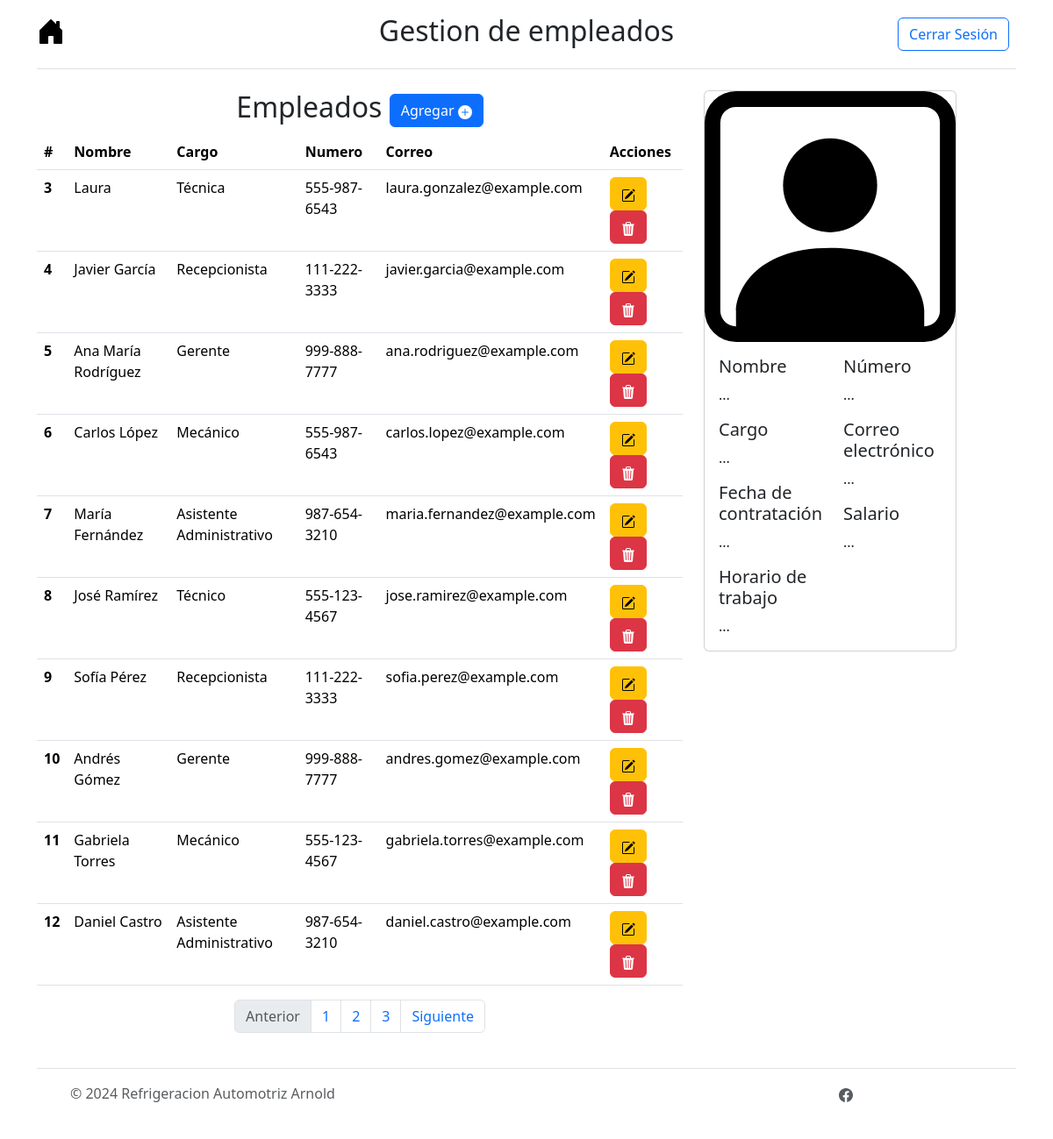
The app's page /menu/empleados/page (signed in), older data.
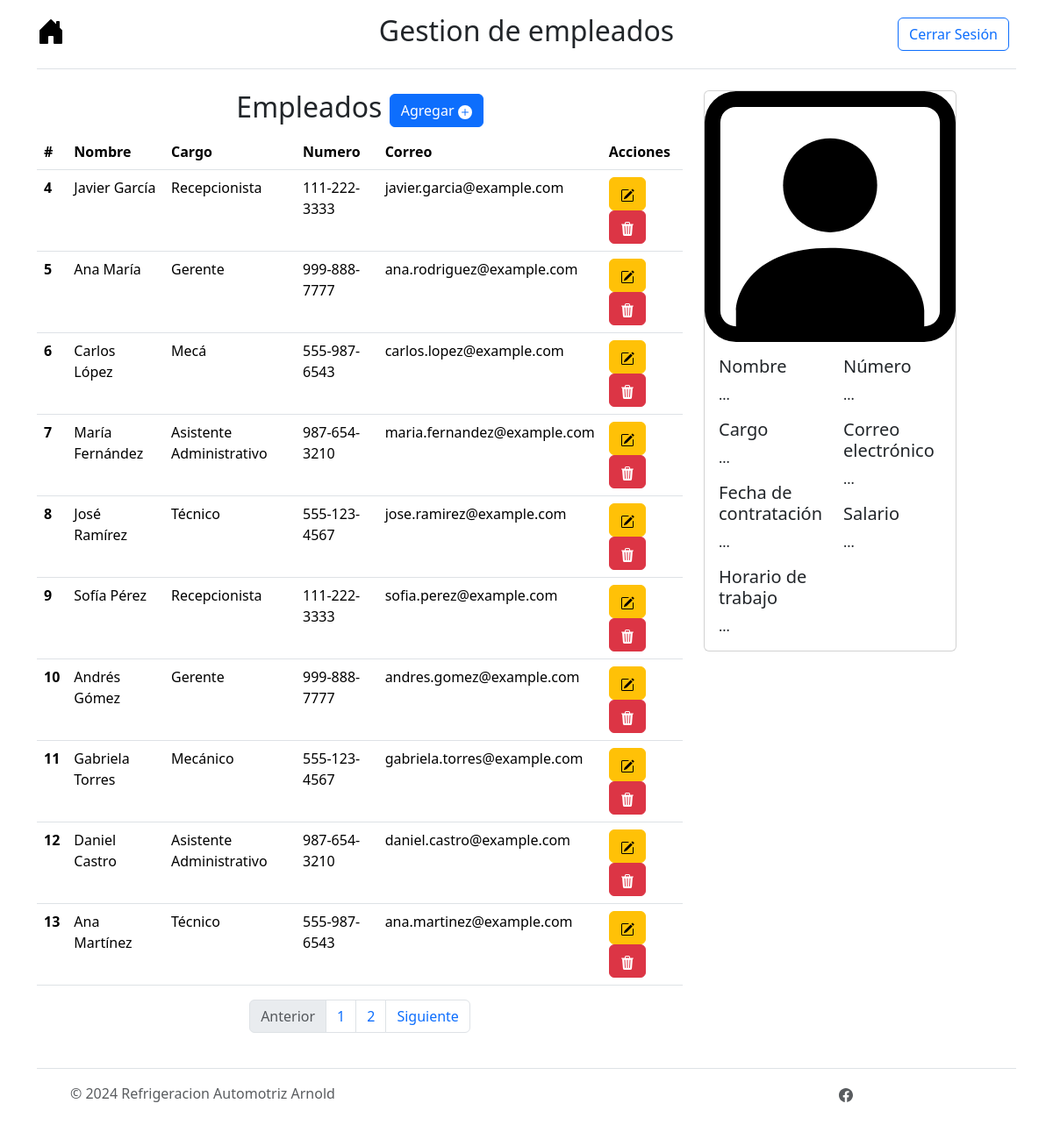
The same page, newer data.
### tables this page shows
CREATE TABLE empleados (id_empleado INTEGER PRIMARY KEY UNIQUE NOT NULL, nombre_completo VARCHAR (100) NOT NULL, cargo VARCHAR (50), fecha_contratacion DATE, activo INTEGER (1) NOT NULL, horario_trabajo VARCHAR (100), numero_contacto VARCHAR (20), correo_electronico VARCHAR (100), salario DECIMAL (10, 2));

### controller/empleado_controller.py (the view)
@app.route("/menu/empleados")
@app.route("/menu/empleados/page")
@app.route("/menu/empleados/page/<int:page>")
@login_required
def menu_empleados(page=1):
    rows = select_empleados_db(page)
    return render_template('menu_empleados.html', empleados=rows)

### controller/login_controller.py (called while the page is built)
@login_manager.user_loader
def load_user(user_id):
    return db.get_or_404(Users, user_id)

### model/empleado_model.py (called while the page is built)
def select_empleados_db(page):
    limit=10
    start = limit * (page - 1)
    activo = 1
    try:
        conn = sqlite3.connect("instance/arnold_autorefrigeraciones.db")
        c = conn.cursor()
        c.execute("SELECT * FROM empleados WHERE activo = ? LIMIT ?, ?", (activo, start, limit))
        rows = c.fetchall()
        c.execute("SELECT count(id_empleado) FROM empleados WHERE activo = ?", (activo, ))
        empleadosCount = c.fetchall()[0][0]
        total_pages = ceil(empleadosCount / limit)
        conn.close()
        return [rows, total_pages]
    except sqlite3.Error as e:
        print("Error:", e)
        return None

### templates/menu_empleados.html (shortened to what this page needs)
{% extends 'base.html' %}
{% block styling %}
  {{ super() }}
{% endblock %}
{% block nombre_menu %}Gestion de empleados{% endblock%}
{% block content %}
<div class="container parent">
  <div class="row">
    <div class="col-lg-8 col-sm-12 col-10 child">
    <h2 class="text-center">Empleados
      <button type="button" class="btn btn-primary" data-bs-toggle="modal" data-bs-target="#ModalCreateEmpleado">
        Agregar
        <svg xmlns="http://www.w3.org/2000/svg" width="16" height="16" fill="currentColor" class="bi bi-plus-circle-fill" viewBox="0 0 16 16">
          <path d="M16 8A8 8 0 1 1 0 8a8 8 0 0 1 16 0M8.5 4.5a.5.5 0 0 0-1 0v3h-3a.5.5 0 0 0 0 1h3v3a.5.5 0 0 0 1 0v-3h3a.5.5 0 0 0 0-1h-3z"/>
        </svg>
      </button>
    </h2>
    <div class="table-responsive">
      <table class="table table-hover" id="tabla_empleados">
        <thead class="thead-dark">
          <tr>
            <th scope="col">#</th>
            <th scope="col">Nombre</th>
            <th scope="col">Cargo</th>
            <th scope="col">Numero</th>
            <th scope="col">Correo</th>
            <th scope="col">Acciones</th>
          </tr>
        </thead>
        <tbody>
          {% for empleado in empleados[0] %}
            <tr>
              <th scope="row">{{ empleado[0] }}</th>
              <td>{{ empleado[1] }}</td>
              <td>{{ empleado[2] }}</td>
              <td>{{ empleado[6] }}</td>
              <td>{{ empleado[7] }}</td>
              <td>
                <button type="button" class="btn btn-warning" data-bs-toggle="modal" data-bs-target="#modal_update{{empleado[0]}}">
                </button>
                <button type="button" class="btn btn-danger" data-bs-toggle="modal" data-bs-target="#modal_delete{{empleado[0]}}">
                </button>
              </td>
            </tr>
          {% endfor %}
          </tbody>
        </table>
      </div>
      <nav aria-label="Page navigation example">
        <ul class="pagination justify-content-center">
          <li class="page-item disabled">
            <a class="page-link">Anterior</a>
          </li>
          {% for i in range(empleados[1]) %}
            <li class="page-item"><a class="page-link" href="{{url_for('menu_empleados', page=i+1)}}">{{i+1}}</a></li>
          {% endfor %}
          <li class="page-item">
            <a class="page-link" href="#">Siguiente</a>
          </li>
        </ul>
      </nav>
    </div>
    <div class="col-lg-4 col-sm-6 col-10 child">
      <div class="card" style="width: 18rem;" id="details_card">
        <img src="/static/icons/person-square.svg" class="card-img-top" alt="...">
        <div class="card-body">
          <div class="row">
            <div class="col">
              <h5 class="card-title">Nombre</h5>
              <p class="card-text">...</p>
              <h5 class="card-title">Cargo</h5>
              <p class="card-text">...</p>
              <h5 class="card-title">Fecha de contratación</h5>
              <p class="card-text">...</p>
              <h5 class="card-title">Horario de trabajo</h5>
              <p class="card-text">...</p>
            </div>
              <div class="col">
              <h5 class="card-title">Número</h5>
              <p class="card-text">...</p>
              <h5 class="card-title">Correo electrónico</h5>
              <p class="card-text">...</p>
              <h5 class="card-title">Salario</h5>
              <p class="card-text">...</p>
            </div>
          </div>
        </div>
      </div>
    </div>
  </div>
</div>
<div class="toast-container position-fixed bottom-0 end-0 p-3">
</div>
{% endblock %}

### templates/base.html (shortened to what this page needs)
<!DOCTYPE html>
<html lang="en">
<head>
    {% block styling %}
    <link href="https://cdn.jsdelivr.net/npm/bootstrap@5.3.3/dist/css/bootstrap.min.css" rel="stylesheet">
    {% endblock %}
</head>
<body>
    <div class="container">
        <header class="d-flex flex-wrap align-items-center justify-content-center justify-content-md-between py-3 mb-4 border-bottom">
          <div class="col-md-3 mb-2 mb-md-0">
            <a href="{{url_for('menu')}}" class="d-inline-flex link-body-emphasis text-decoration-none">
            </a>
          </div>
          <ul class="nav col-12 col-md-auto mb-2 justify-content-center mb-md-0">
            <li><h2>{% block nombre_menu %}{% endblock %}</h2></li>
          </ul>
          <div class="col-md-3 text-end">
            <a href="{{ url_for('logout') }}">
                <button type="button" class="btn btn-outline-primary me-2">Cerrar Sesión</button>
            </a>
          </div>
        </header>
      </div>
    {% block content %}
    {% endblock %}
    <section>
        <div class="container">
            <footer class="d-flex flex-wrap justify-content-between align-items-center py-3 my-4 border-top">
            <div class="col-md-4 d-flex align-items-center">
                <a href="/" class="mb-3 me-2 mb-md-0 text-body-secondary text-decoration-none lh-1">
                    <svg class="bi" width="30" height="24"><use xlink:href="#bootstrap"></use></svg>
                </a>
            <span class="mb-3 mb-md-0 text-body-secondary">© 2024 Refrigeracion Automotriz Arnold </span>
          </div>
          <ul class="nav col-md-4 justify-content-end list-unstyled d-flex">
            <li class="ms-3"><a class="text-body-secondary" href="https://www.facebook.com/p/Refrigeracion-Automotriz-Arnold-100063594305820/">
            </li>
          </ul>
        </footer>
      </div>
    </section>
  </body>
</html>

Row changes from the older to the newer data that the page shows:
no longer on this page (row edited): empleados: id_empleado "3", nombre_completo "Laura", cargo "Técnica", numero_contacto "555-987-6543", correo_electronico "laura.gonzalez@example.com"
changed empleados "ana.rodriguez@example.com": nombre_completo "Ana María Rodríguez" → "Ana María"
changed empleados "Carlos López": cargo "Mecánico" → "Mecá"
now on this page (row unchanged): empleados: id_empleado "13", nombre_completo "Ana Martínez", cargo "Técnico", numero_contacto "555-987-6543", correo_electronico "ana.martinez@example.com"
Text that changed along with them:
list line gone: "3"
